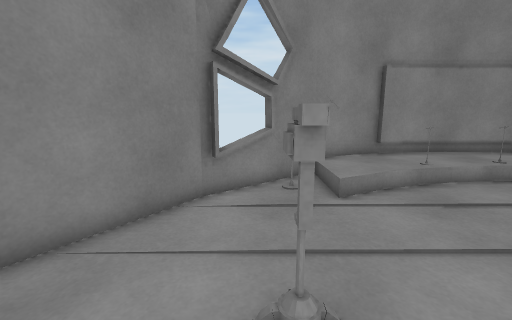
View 1 (above)

22 first-person views from a walk through a scene from a Unity 3-D project. The camera is 1.2 m above the floor, tilts 10° down and sees 90° across. The floor is counted in squares, 0.5 m on a side. Each view is taken from the middle of a square. On the plan, view 1 faces up. The plan holds only what a view shows up to about 17 squares ahead; the rest is blank. Some surface patterns are stand-ins.

View 2
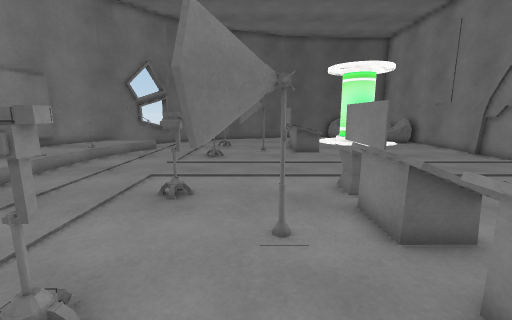

View 3
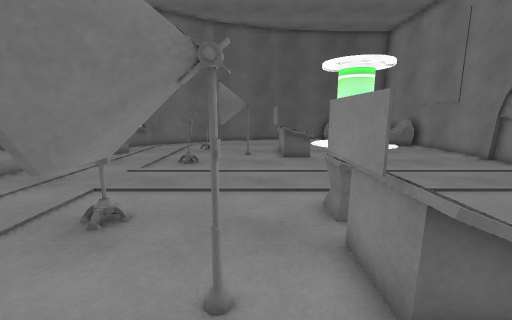

View 4
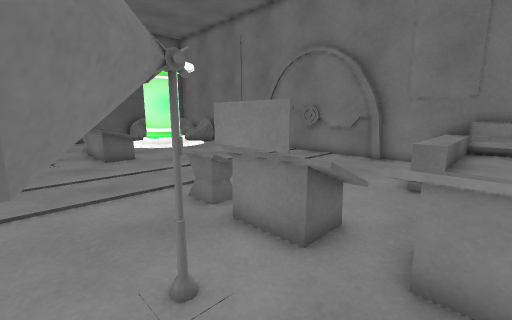

View 5
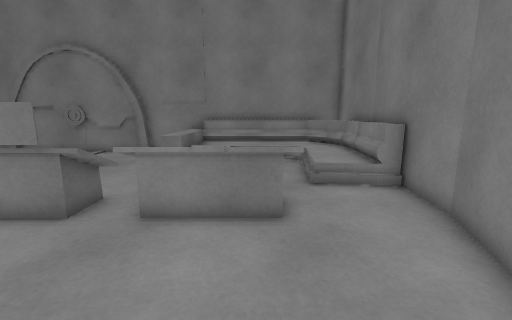

View 6
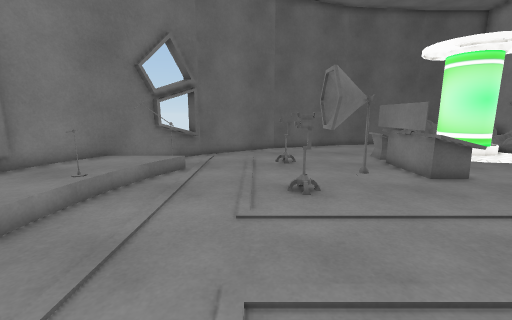

View 7
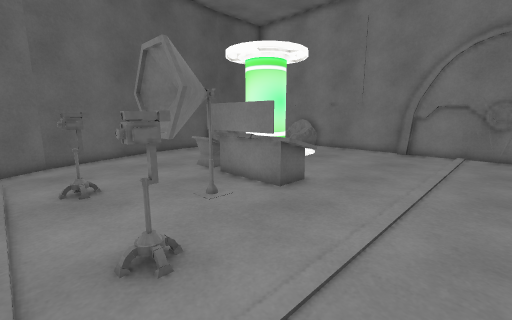

View 8
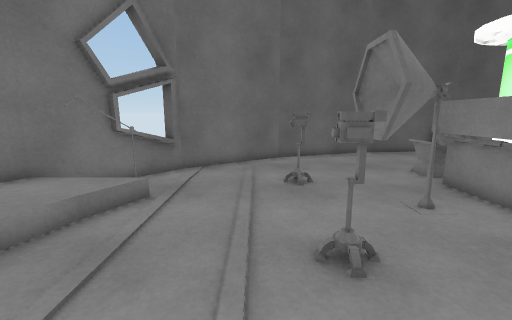

View 9
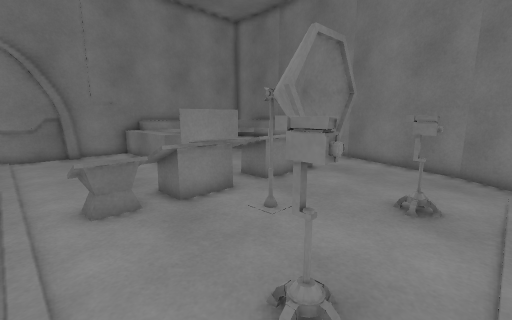

View 10
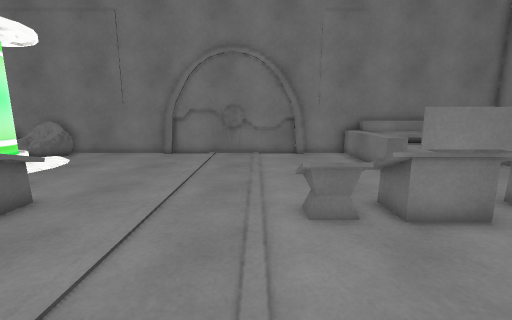

View 11
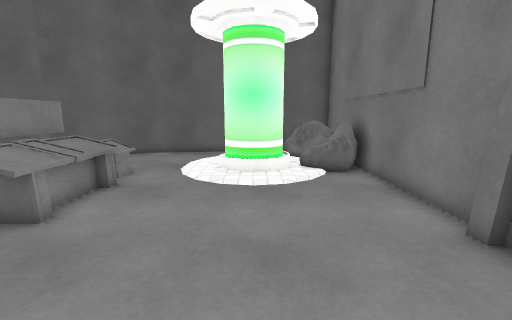

View 12
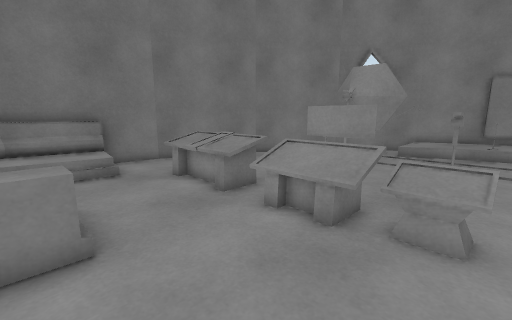

View 13
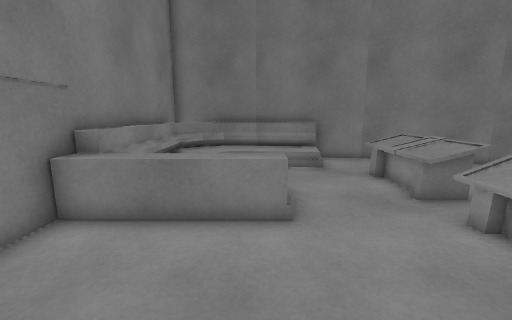

View 14
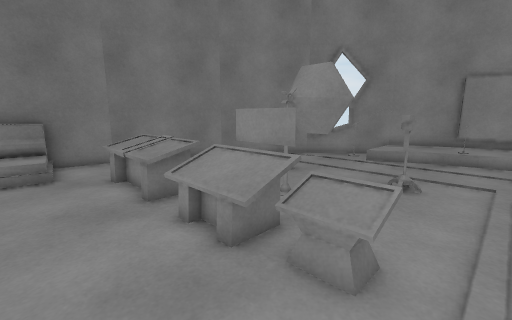

View 15
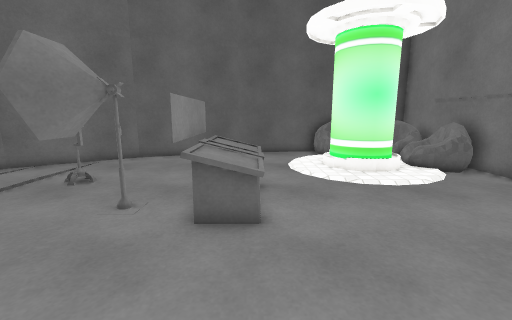

View 16
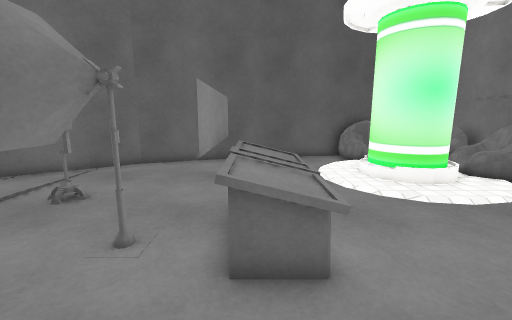

View 17
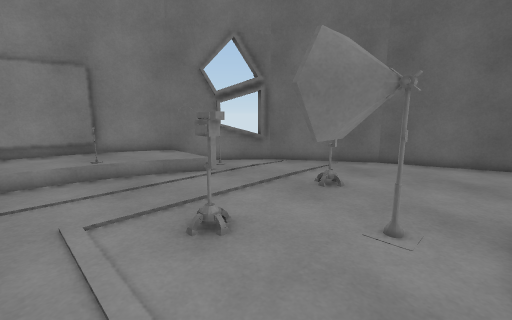

View 18
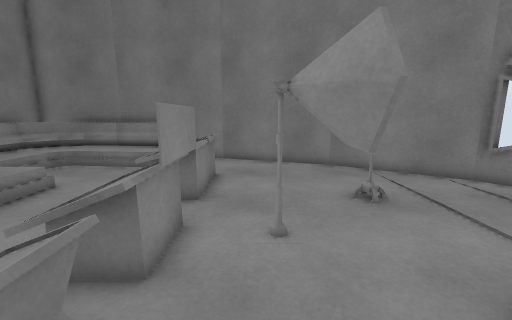

View 19
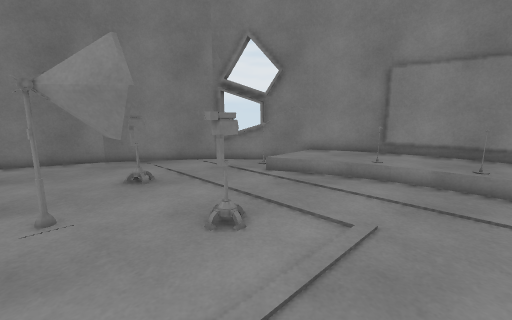

View 20
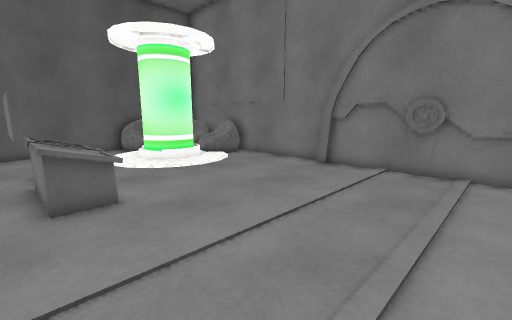

View 21
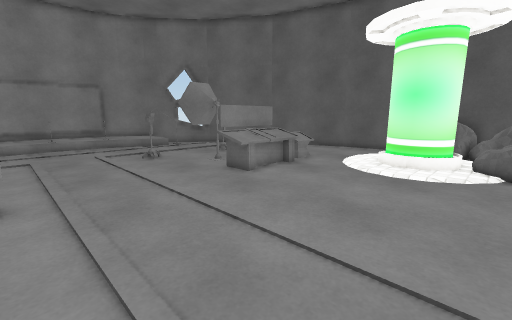

View 22
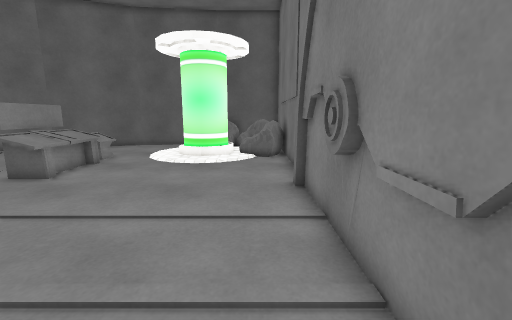

### Floor plan
Key: @ floor where view 1 was taken; # wall or solid block; x gap in a wall; . main floor; : floor 0.25 m higher than the main floor; + floor 0.75 m higher than the main floor; / step, stairs or slope; = window, fence, low wall or low ledge; ^ raised ledge; v drop or lower ground; T thing the floor can be seen under or through; S sofa; O other object.
Columns run from 8 left of view 1 to 26 right of it. Each row starts with its distance up from view 1.
 12             ############
 11           ###::::::::::###
 10          ##:::=/:=/::::::##
  9         ###:::=/////#=::####
  8       ###=.:/........../:#=##
  7       ##....................##
  6      ##......................##
  5     ##........................#
  4     #.........................##
  3    ##...O.....O...........O....##
  2    #....OO...OO......O....O.....#
  1   ##..... TTT..........TT.......#
  0   #.....@.TTT..........OT.......##
 -1   #........O...........O.........#
 -2  ##.......####........#####......##
 -3  #...OOOOO O OOO......OOOOOOO.... #
 -4  #...OOOOOOOOO........OOOOO.......#
 -5  #................................#
 -6  #S//.............................#
 -7  S  /......................     ..#
 -8  S  /..///................. OOO ==#
 -9 #S  ...   +................ O   #=#
-10 #S  ..    +................ OOO O=#
-11 #S        +..................   #=#
-12 #SS       +.................x:===^#
-13 #v =      =..##########....=^^^=^ #
-14 ##################   ##############

Where each view was taken, in squares from view 1:
view 1: 0 up, 0 right, facing up
view 2: 0 up, 2 left, facing right
view 3: 1 down, 0 right, facing right
view 4: 1 up, 0 right, facing down-right
view 5: 3 up, 2 left, facing down
view 6: 4 up, 5 right, facing right
view 7: 4 up, 9 right, facing down-right
view 8: 4 up, 9 right, facing right
view 9: 4 up, 8 right, facing down-left
view 10: 3 up, 8 right, facing down
view 11: 9 down, 9 right, facing right
view 12: 9 down, 7 right, facing up-left
view 13: 9 down, 8 right, facing left
view 14: 7 down, 8 right, facing up-left
view 15: 4 down, 9 right, facing right
view 16: 3 down, 11 right, facing right
view 17: 2 down, 10 right, facing up-right
view 18: 1 down, 8 right, facing left
view 19: 1 down, 10 right, facing up-left
view 20: 2 down, 7 right, facing down-right
view 21: 12 down, 7 right, facing up-right
view 22: 12 down, 5 right, facing right
